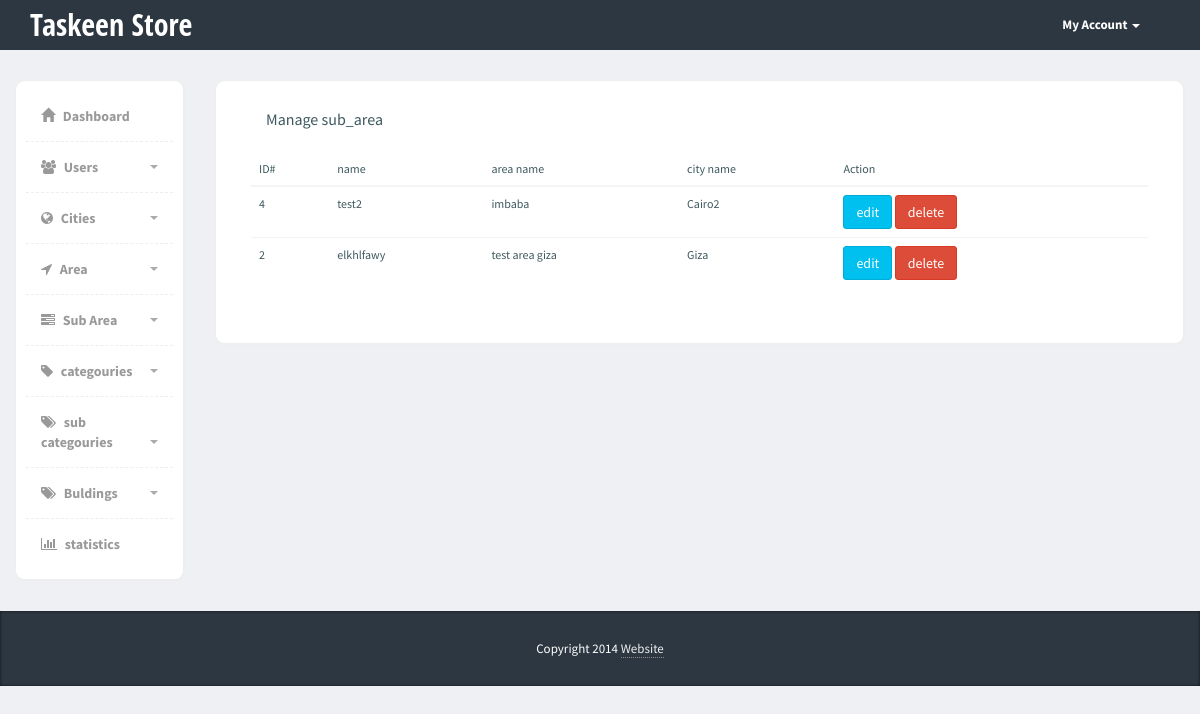
/Admin/sub_area.php (signed in), run on an earlier commit of the app's database.
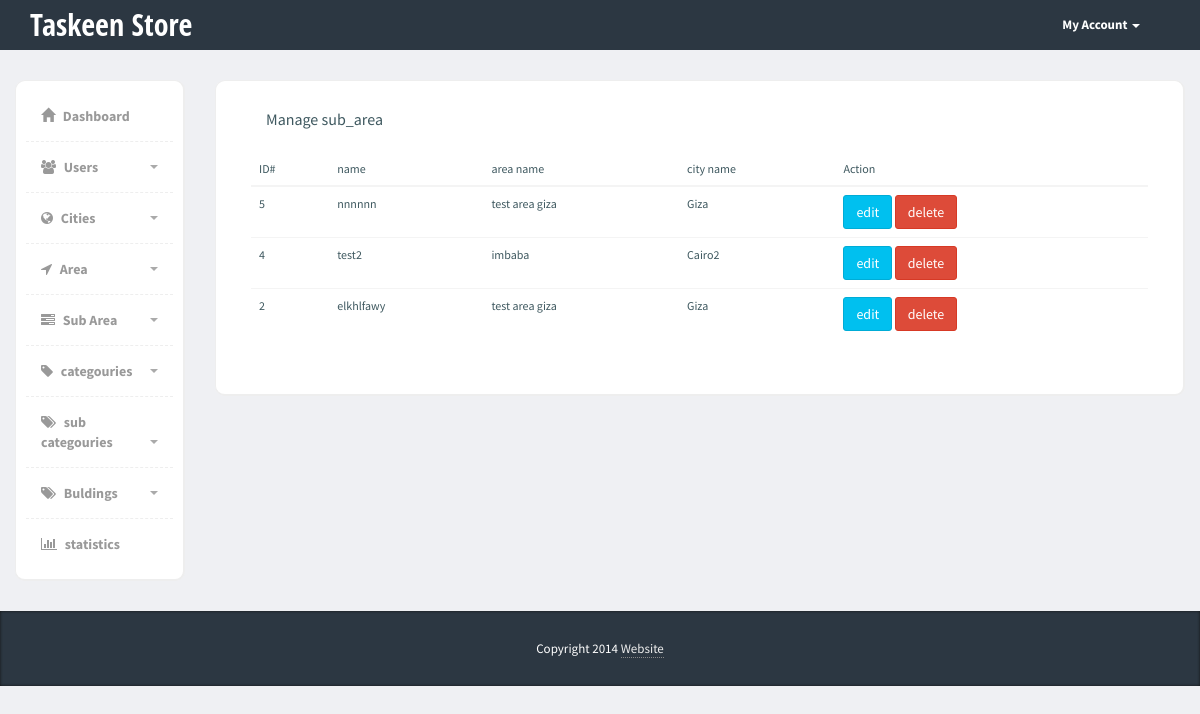
And on a later commit of the database.
### tables this page shows
CREATE TABLE `sub_area` (
  `id` int(11) NOT NULL,
  `name` varchar(255) NOT NULL,
  `city_id` int(10) NOT NULL,
  `area_id` int(10) NOT NULL
);

CREATE TABLE `area` (
  `id` int(11) NOT NULL,
  `name` varchar(255) NOT NULL,
  `city_id` int(10) NOT NULL
);

CREATE TABLE `city` (
  `id` int(11) NOT NULL,
  `name` varchar(255) NOT NULL
);

### Admin/sub_area.php (the view, shortened to what this page needs)
<?php
    if (isset($_SESSION["admin_mail"])) {
        include "init.php";
        $do = isset($_GET['do']) ? $_GET['do'] : 'Manage';
?>
<div class="page-content">
    <div class="row">
        <?php
        include "includes/templates/sidebar.php";
        ?>
        <?php if ($do == 'Manage'): ?>
        <div class="col-md-10">
            <div class="content-box-large">
                <div class="panel-heading">
                    <div class="panel-title">
                        Manage sub_area
                    </div>
                </div>
                <?php
                    $stmt = $conn->prepare("SELECT
                                                sub_area.*,
                                                city.name AS CITY_NAME,
                                                city.id AS CITY_ID,
                                                area.name AS AREA_NAME,
                                                area.id AS AREA_ID
                                             FROM
                                                sub_area
                                             INNER JOIN
                                                city
                                             ON
                                               city.id = sub_area.city_id
                                             INNER JOIN
                                                area
                                             ON
                                               area.id = sub_area.area_id
                                             ORDER BY
                                                id
                                             DESC");
                    $stmt->execute();
                    $rows = $stmt->fetchAll();
                    $count = $stmt->rowCount();
                ?>
                <div class="panel-body">
                    <div class="table-responsive">
                        <table class="table">
                            <thead>
                                <tr>
                                    <th>ID#</th>
                                    <th>name</th>
                                    <th>area name</th>
                                    <th>city name</th>
                                    <th>Action</th>
                                </tr>
                            </thead>
                            <tbody>
                                <?php if ($count > 0): ?>
                                    <?php foreach ($rows as $row): ?>
                                        <tr>
                                            <td><?php echo $row['id']; ?></td>
                                            <td><?php echo $row['name']; ?></td>
                                            <td><?php echo $row['AREA_NAME']; ?></td>
                                            <td><?php echo $row['CITY_NAME']; ?></td>
                                            <td>
                                               <a href="sub_area.php?do=Edit&sub_areaId=<?php echo $row['id']; ?>" class="btn btn-info">edit</a>
                                               <a href="sub_area.php?do=Delete&sub_areaId=<?php echo $row['id']; ?>" class="btn btn-danger">delete</a>
                                            </td>
                                        </tr>
                                    <?php endforeach; ?>
                                <?php else: ?>
                                    <tr>
                                        <div class="alert alert-success">Add Sub_areas Please</div>
                                    </tr>
                                <?php endif; ?>
                            </tbody>
                        </table>
                    </div>
                </div>
            </div>
        </div>
        <?php endif; ?>
  </div>
</div>
<?php
        include "includes/templates/footer.php";
    }else {
        header ("Location: login.php");
        exit();
    }
?>

What changed in the data, as far as the page shows it:
added sub_area: id "5", name "nnnnnn", area.name "test area giza", city.name "Giza"
